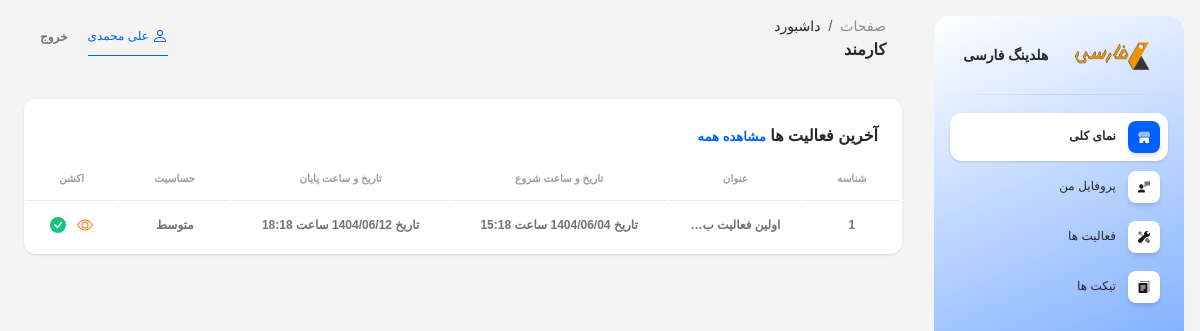
The page /employee/dashboard/ (signed in) on the database its author committed.
### app/models.py (models this page shows, shortened)
class CustomUser(AbstractUser):
    USER_TYPE_CHOICES = (
        ('1', 'مدیر کل'),
        ('2', 'مدیر'),
        ('3', 'کارمند'),
    )
    user_type = models.CharField(verbose_name='سطح کاربر', max_length=10, choices=USER_TYPE_CHOICES, default='1')
    manager = models.ForeignKey(
        'self',
        on_delete=models.SET_NULL,
        null=True,
        blank=True,
        related_name='manager_employees',
        limit_choices_to={'user_type': '2'},
        verbose_name='مدیر'
    )
    class Meta:
        verbose_name = 'کاربر'
        verbose_name_plural = 'کاربران'

class Activity(models.Model):
    SENSITIVITY_CHOICES = (
        ('1', 'کم'),
        ('2', 'متوسط'),
        ('3', 'زیاد'),
    )
    user = models.ForeignKey(CustomUser, on_delete=models.CASCADE, related_name='user_activities', verbose_name='کاربر', editable=False)
    creater = models.ForeignKey(CustomUser, on_delete=models.CASCADE, related_name='creater_activities', verbose_name='خالق', editable=False)
    title = models.CharField(verbose_name='عنوان', max_length=1000)
    body = models.TextField(verbose_name='توضیحات')
    start_date = models.CharField(verbose_name='تاریخ شروع', max_length=10)
    start_time = models.TimeField(verbose_name='ساعت شروع')
    end_date = models.CharField(verbose_name='تاریخ پایان', max_length=10)
    end_time = models.TimeField(verbose_name='ساعت پایان')
    sensitivity = models.CharField(verbose_name='حساسیت', max_length=5, choices=SENSITIVITY_CHOICES)
    is_completed = models.BooleanField(verbose_name='وضعیت انجام', default=False)
    visibility = models.BooleanField(verbose_name='وضعیت نمایش')
    class Meta:
        verbose_name = 'فعالیت'
        verbose_name_plural = 'فعالیت ها'

### app/views.py (the view)
# urls.py: path('employee/dashboard/', views.employee_dashboard, name='employee_dashboard'),
@login_required
@mixins.role_required(['3'])
def employee_dashboard(request):
    some_activities = models.Activity.objects.filter(visibility=True, user=request.user).order_by('-id')[:3]
    context = {
        'activities': some_activities,
    }
    return render(request, 'employee/dashboard.html', context)

### app/mixins.py (called while the page is built)
def role_required(allowed_roles=None):
    if allowed_roles is None:
        allowed_roles = []
    def decorator(view_func):
        @wraps(view_func)
        def _wrapped(request, *args, **kwargs):
            if not request.user.is_authenticated:
                raise PermissionDenied("ابتدا باید وارد شوید.")
            if str(request.user.user_type) not in allowed_roles:
                raise PermissionDenied("شما دسترسی لازم را ندارید.")
            return view_func(request, *args, **kwargs)
        return _wrapped
    return decorator

### app/views.py (called while the page is built)
def custom_context(request):
    if request.user.is_authenticated:
        not_seen_messages = models.Message.objects.filter(conversation__users=request.user, seen=False).exclude(user=request.user)
        return {
            'not_seen_messages_count': not_seen_messages.count(),
        }
    else:
        return {
            'not_login': True,
        }

### templates/employee/dashboard.html (shortened to what this page needs)
{% extends 'base_employee_dashboard.html' %}
{% load static %}
{% block page1 %}
داشبورد
{% endblock %}
{% block page2 %}
کارمند
{% endblock %}
{% block content %}
<div class="col-12">
    {% include "includes/tables/employee/activity_table.html" with title="آخرین فعالیت ها" see_all="true" %}
</div>
{% endblock %}

### templates/base_employee_dashboard.html (shortened to what this page needs)
{% load static %}
<!DOCTYPE html>
<html lang="fa" dir="rtl">
<head>
    <link type="text/css" rel="stylesheet" href="{% static 'css/jalalidatepicker.min.css' %}" />
    <link id="pagestyle" href="{% static 'css/soft-ui-dashboard.css' %}" rel="stylesheet" />
</head>
<body class="g-sidenav-show rtl bg-gray-100">
    <aside
        class="sidenav navbar navbar-vertical navbar-expand-xs border-0 border-radius-xl my-3 fixed-end me-3 rotate-caret"
        id="sidenav-main" style="background: #FFFFFF;
background: linear-gradient(157deg, rgba(255, 255, 255, 1) 0%, #0060ff 100%);">
        <div class="sidenav-header">
            <div class="navbar-brand m-0" target="_blank">
                <img src="{% static 'img/logo.png' %}" class="navbar-brand-img h-100" alt="main_logo">
                <span class="me-1 font-weight-bold">هلدینگ فارسی</span>
            </div>
        </div>
        <hr class="horizontal dark mt-0">
        <div class="collapse navbar-collapse px-0 w-auto " id="sidenav-collapse-main">
            <ul class="navbar-nav">
                <li class="nav-item">
                    <a class="nav-link {% if '/dashboard/' in request.path %} active {% endif %}"
                        href="{% url 'employee_dashboard' %}">
                        <div
                            class="icon icon-shape icon-sm shadow border-radius-md bg-white text-center ms-2 d-flex align-items-center justify-content-center">
                        </div>
                        <span class="nav-link-text me-1">نمای کلی</span>
                    </a>
                </li>
                <li class="nav-item">
                    <a class="nav-link {% if '/profiles/' in request.path %} active {% endif %}"
                        {% if request.user.user_profile %}
                        href="{% url 'employee_profile' request.user.user_profile.id %}"
                        {% else %}
                        href="{% url 'employee_add_profile' %}"
                        {% endif %}>
                        <div
                            class="icon icon-shape icon-sm shadow border-radius-md bg-white text-center ms-2 d-flex align-items-center justify-content-center">
                        </div>
                        <span class="nav-link-text me-1">پروفایل من</span>
                    </a>
                </li>
                {% if request.user.user_profile.status == '2' %}
                <li class="nav-item">
                    <a class="nav-link {% if '/activities/' in request.path %} active {% endif %}" href="{% url 'employee_activities' %}">
                        <div
                            class="icon icon-shape icon-sm shadow border-radius-md bg-white text-center ms-2 d-flex align-items-center justify-content-center">
                        </div>
                        <span class="nav-link-text me-1">فعالیت ها</span>
                    </a>
                </li>
                <li class="nav-item">
                    <a class="nav-link {% if '/tickets/' in request.path %} active {% endif %}" href="{% url 'employee_tickets' %}">
                        <div
                            class="icon icon-shape icon-sm shadow border-radius-md bg-white text-center ms-2 d-flex align-items-center justify-content-center">
                        </div>
                        <span class="nav-link-text me-1">تیکت ها</span>
                    </a>
                </li>
                {% endif %}
            </ul>
        </div>
    </aside>
    <main class="main-content position-relative max-height-vh-100 h-100 border-radius-lg overflow-x-hidden">
        <nav class="navbar navbar-main navbar-expand-lg px-0 mx-4 shadow-none border-radius-xl" id="navbarBlur"
            navbar-scroll="true">
            <div class="container-fluid py-1 px-3">
                <nav aria-label="breadcrumb">
                    <ol class="breadcrumb bg-transparent mb-0 pb-0 pt-1 px-0 ">
                        <li class="breadcrumb-item text-sm ps-2"><a class="opacity-5 text-dark"
                                href="javascript:;">صفحات</a></li>
                        <li class="breadcrumb-item text-sm text-dark active" aria-current="page">
                            {% block page1 %} {% endblock %}
                        </li>
                    </ol>
                    <h6 class="font-weight-bolder mb-0">{% block page2 %} {% endblock %}</h6>
                </nav>
                <div class="collapse navbar-collapse mt-sm-0 mt-2 px-0" id="navbar">
                    <ul class="navbar-nav me-auto ms-0 justify-content-end">
                        <div
                            style="border: none; outline: none; margin-left: 20px; border-bottom: 1px solid #0060ff; color: #0060ff; padding: 8px 0; font-size: 0.75rem; font-weight: 500;">
                            {% if user.get_full_name %}
                            {{ user.get_full_name }}
                            {% else %}
                            {{ user.username }}
                            {% endif %}
                        </div>
                        <li class="nav-item d-flex align-items-center">
                            <form action="{% url 'logout' %}" method="post">
                                <button type="submit" class="nav-link text-body font-weight-bold px-0">خروج</button>
                            </form>
                        </li>
                    </ul>
                </div>
            </div>
        </nav>
        <div class="container-fluid py-4">
            {% block content %}
            {% endblock %}
        </div>
    </main>
</body>
</html>

### templates/includes/tables/employee/activity_table.html (shortened to what this page needs)
<div class="card mb-4">
    <div class="card-header pb-0" style="display: flex; justify-content: space-between;">
        <h6>{{ title }}
            {% if see_all %}
            <a href="{% url 'employee_activities' %}" style="color: #0060ff; font-size: small;">مشاهده همه</a>
            {% endif %}
        </h6>
    </div>
    <div class="card-body px-0 pt-0 pb-2">
        <div class="table-responsive p-0">
            <table class="table align-items-center mb-0">
                <thead>
                    <tr>
                        <th class="text-center text-uppercase text-secondary text-xxs font-weight-bolder opacity-7">
                            شناسه</th>
                        <th class="text-center text-uppercase text-secondary text-xxs font-weight-bolder opacity-7">
                            عنوان</th>
                        <th class="text-center text-uppercase text-secondary text-xxs font-weight-bolder opacity-7">
                            تاریخ و ساعت شروع</th>
                        <th class="text-center text-uppercase text-secondary text-xxs font-weight-bolder opacity-7">
                            تاریخ و ساعت پایان</th>
                        <th class="text-center text-uppercase text-secondary text-xxs font-weight-bolder opacity-7">
                            حساسیت</th>
                        <th class="text-center text-uppercase text-secondary text-xxs font-weight-bolder opacity-7">
                            اکشن</th>
                    </tr>
                </thead>
                <tbody>
                    {% for activity in activities %}
                    <tr>
                        <td class="align-middle text-center">
                            <span class="text-secondary text-xs font-weight-bold">{{ activity.id }}</span>
                        </td>
                        <td class="align-middle text-center">
                            <span class="text-secondary text-xs font-weight-bold">{{ activity.title|truncatechars:15 }}</span>
                        </td>
                        <td class="align-middle text-center">
                            <span class="text-secondary text-xs font-weight-bold">تاریخ {{ activity.start_date }} ساعت {{ activity.start_time }}</span>
                        </td>
                        <td class="align-middle text-center">
                            <span class="text-secondary text-xs font-weight-bold">تاریخ {{ activity.end_date }} ساعت {{ activity.end_time }}</span>
                        </td>
                        <td class="align-middle text-center">
                            <span class="text-secondary text-xs font-weight-bold">{{ activity.get_sensitivity_display }}</span>
                        </td>
                        <td class="align-middle text-center">
                            <a href="{% url 'employee_activity' activity.id %}" title="جزئیات" style="padding: 0 4px;">
                                <span class="text-secondary text-xs font-weight-bold">
                                </span>
                            </a>
                            {% if activity.is_completed %}
                            <a href="#" title="انجام شده" style="padding: 0 4px;">
                                <span class="text-secondary text-xs font-weight-bold">
                                </span>
                            </a>
                            {% endif %}
                        </td>
                    </tr>
                    {% empty %}
                    <tr>
                        <td colspan="6" class="align-middle text-center">
                            <span class="text-secondary text-xs font-weight-bold">موردی یافت نشد</span>
                        </td>
                    </tr>
                    {% endfor %}
                </tbody>
            </table>
        </div>
    </div>
</div>

### rows shown on the page
CustomUser: get_full_name "علی محمدی"
Activity: id "1", title "اولین فعالیت ب…", start_time "15:18", end_time "18:18", sensitivity "متوسط", is_completed True (drawn)

### other values the page prints
{{ title }} "آخرین فعالیت ها"
